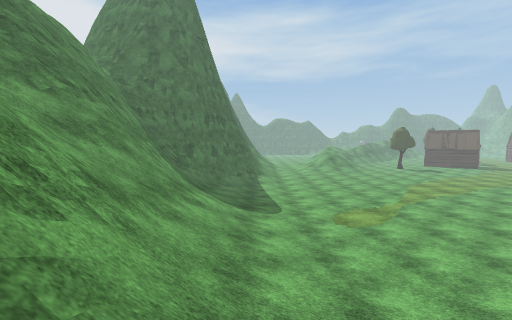
view 1 (above)

12 first-person views from a walk through a scene from a Unity 3-D project. The camera is 1.5 m above the floor, tilts 4° down and sees 90° across. The floor is counted in squares, 1 m on a side. Each view is taken from the middle of a square. On the plan, view 1 faces up. The plan holds only what a view shows up to about 13 squares ahead; the rest is blank. The place goes on beyond the plan. The player is left out. Some surface patterns are stand-ins.

view 2
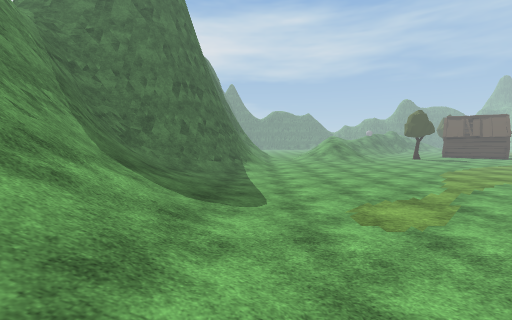

view 3
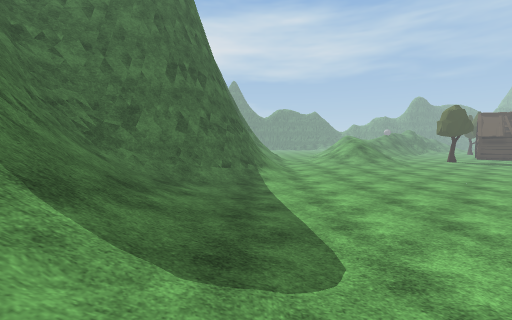

view 4
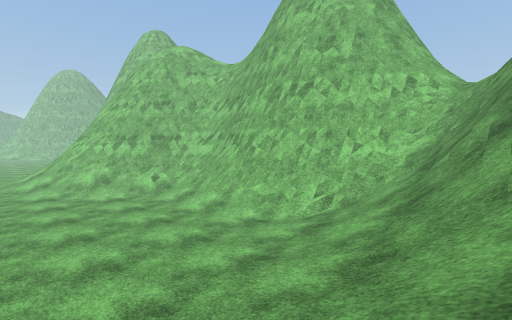

view 5
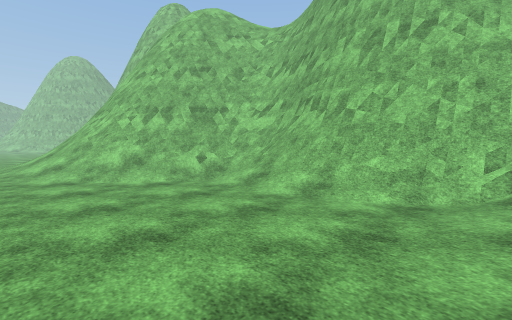

view 6
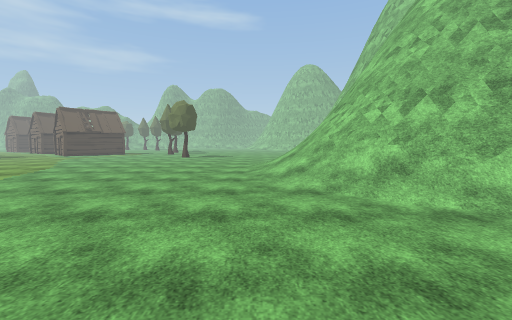

view 7
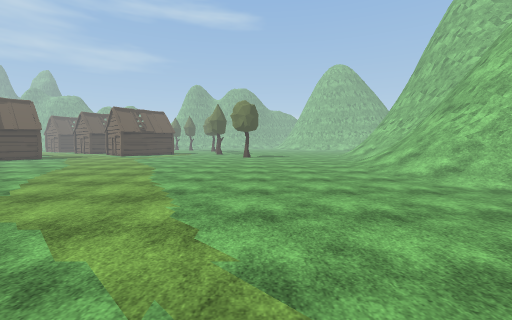

view 8
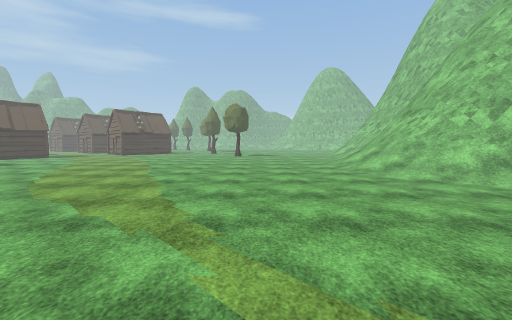

view 9
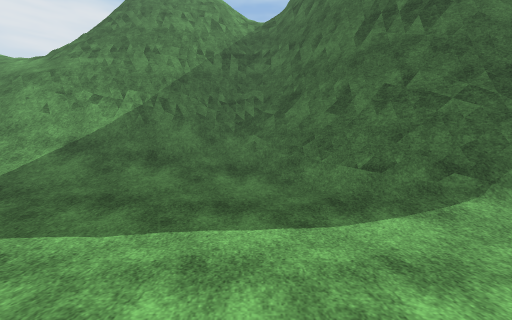

view 10
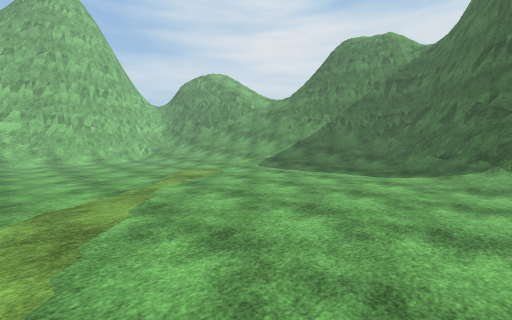

view 11
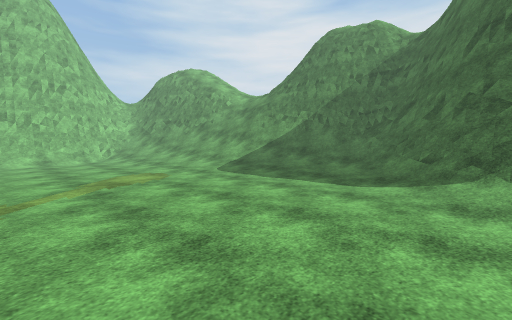

view 12
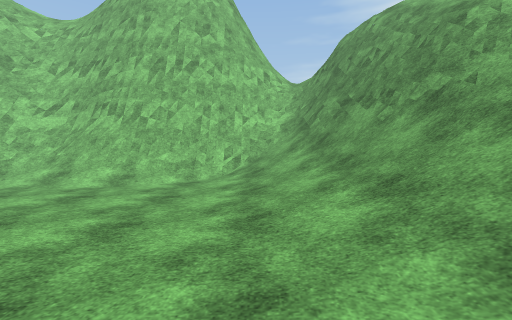

### Floor plan
Key: @ floor where view 1 was taken; # wall or solid block; . main floor; : floor 0.25 m higher than the main floor; + floor 0.5 m higher than the main floor; / step, stairs or slope; = window, fence, low wall or low ledge; v drop or lower ground.
Columns run from 9 left of view 1 to 20 right of it. Each row starts with its distance up from view 1.
 23        ##=/......... . .......
 22       ##=#....................
 21      ###=/....................
 20     ###//.....................
 19    ###=/......................
 18    ##=/:......................
 17    #=////.....................
 16    ##///:.....................
 15    #=////.....................
 14    ##///+:....................
 13    #=////:....................
 12   ##=////:....................
 11  ##==////:....................
 10 ###///////....................
  9 #=////////:...................
  8  =////////:...............////
  7  /////////+.............//////
  6  /////////+............////=#=
  5     ##////+:..........////=###
  4    =====///:........../==####
  3    /####////.........//=###
  2    //v###///..////////=###
  1    //v##=/////==###===###
  0    //vv##@/=###########
 -1    //vv###=###
 -2         ####
 -3        v###
 -4        vv

Positions as (right, up) in squares from view 1, and headings:
1: (0, 0), facing up
2: (1, 5), facing up
3: (0, 9), facing up
4: (-2, 9), facing down-right
5: (3, 9), facing down-right
6: (7, 9), facing right
7: (7, 15), facing right
8: (5, 14), facing right
9: (5, 18), facing left
10: (12, 23), facing down-left
11: (9, 23), facing down-left
12: (2, 12), facing down
